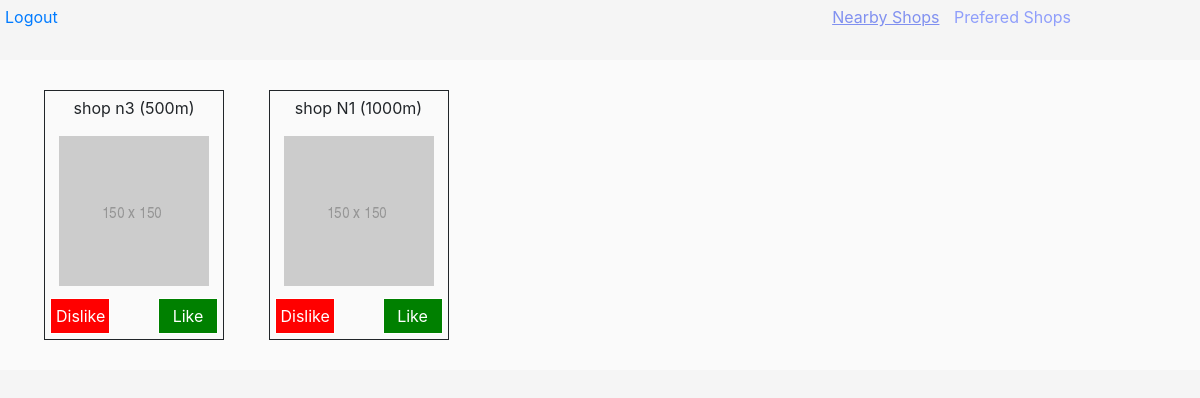
The page /nearbyShops (signed in) on the database as committed earlier.
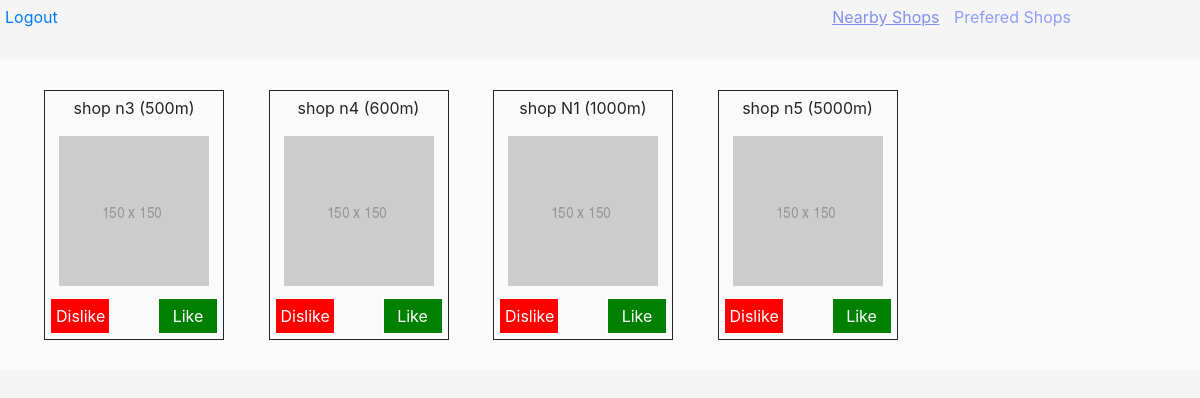
The same page on the database as committed later.
### tables this page shows
CREATE TABLE "shops" (
	"id"	INTEGER PRIMARY KEY AUTOINCREMENT,
	"name"	TEXT,
	"image"	TEXT,
	"distance"	INTEGER
);

### classes/Shop.php (called while the page is built, shortened)
<?php
class Shop
{
	public static function getShops()
	{
		$pdo = new PDO('sqlite:data.db', null, null, [
			PDO::ATTR_ERRMODE => PDO::ERRMODE_EXCEPTION,
			PDO::ATTR_DEFAULT_FETCH_MODE => PDO::FETCH_OBJ
		]);
		$query = $pdo->query('SELECT * FROM shops ORDER BY distance');
		$i = 0;
		$arr = [];
		try{
			while($shops = $query->fetch()){
				$arr[$i] = $shops;
				$i++;
			}
			return $arr;
		} catch(PDOException $e){
			$error = $e->getMessage();
		}
	}
	public static function liked($user,$id){
		$pdo = new PDO('sqlite:data.db', null, null, [
			PDO::ATTR_ERRMODE => PDO::ERRMODE_EXCEPTION,
			PDO::ATTR_DEFAULT_FETCH_MODE => PDO::FETCH_OBJ
		]);
		$query = $pdo->query('SELECT COUNT(*) nbr FROM shops,`like_dislike` WHERE id='.$id.' AND id_shop='.$id.' AND id_user='.$user.' AND type=1 ORDER BY distance');
		$count = $query->fetch();
		if($count->nbr == 0){
			return false;
		}else{
			return true;
		}
	}
	public static function disliked($user,$id){
		$pdo = new PDO('sqlite:data.db', null, null, [
			PDO::ATTR_ERRMODE => PDO::ERRMODE_EXCEPTION,
			PDO::ATTR_DEFAULT_FETCH_MODE => PDO::FETCH_OBJ
		]);
		$query = $pdo->query('SELECT COUNT(*) nbr FROM shops,like_dislike WHERE id='.$id.' AND id_shop='.$id.' AND id_user='.$user.' AND type=0 ORDER BY distance');
		$count = $query->fetch();
		if($count->nbr == 0){
			return false;
		}else{
			return true;
		}
	}
}
?>

### views/nearbyShops.php (the view, shortened to what this page needs)
<nav id="nav">
  <ul>
    <li><a href="nearbyShops" class="active">Nearby Shops</a></li>
    <li><a href="preferedShops">Prefered Shops</a></li>
  </ul>
  <a href="logout">Logout</a>
</nav>
<div id="container">
<?php
  $shops = Shop::getShops();
  for($i=0;$i<count($shops);$i++){
    if((!Shop::disliked($_SESSION['id'],$shops[$i]->id) AND !Shop::liked($_SESSION['id'],$shops[$i]->id)) OR (Shop::disliked($_SESSION['id'],$shops[$i]->id) AND !Shop::dislikedForLess2hours($_SESSION['id'],$shops[$i]->id) AND !Shop::liked($_SESSION['id'],$shops[$i]->id)) ){
      ?>
      <div class="shop" id="shop_<?= $shops[$i]->id ?>">
        <span class="name"><p><?= $shops[$i]->name; ?> (<?= $shops[$i]->distance; ?>m)</p></span>
        <span class="image"><img src="<?= $shops[$i]->image; ?>"></span>
        <?php if(!Shop::disliked($_SESSION['id'],$shops[$i]->id)){ ?><span class="dislikebtn" id="dislike_<?= $shops[$i]->id;?>">Dislike</span><?php }?>
        <?php if(!Shop::liked($_SESSION['id'],$shops[$i]->id)){ ?><span class="likebtn" id="like_<?= $shops[$i]->id;?>">Like</span><?php }?>
      </div>
      <?php
    }
  }
?>
</div>

### views/header.php (shortened to what this page needs)
<!doctype html>
<html lang="en">
  <head>
    <link href="css/bootstrap.min.css" rel="stylesheet">
    <link href="css/style.css" rel="stylesheet">
  </head>
<body>

### index.php (shortened to what this page needs)
<?php
	require_once('classes/Shop.php');
	$url = '';
	if(isset($_GET['url']) and !empty($_GET['url'])){
		$url = $_GET['url'];
	}else{
		$url = "login";
	}
	include 'views/header.php';
	if(file_exists('views/'.$url.'.php')){
		require_once('views/'.$url.'.php');
	}else{
		require_once('views/404.php');
	}
	include 'views/footer.php';
?>

### css/style.css (style rules this page uses)
html, body { height: 100%; }
body { display: -ms-flexbox; display: flex; -ms-flex-align: center; align-items: center; padding-top: 40px; padding-bottom: 40px; background-color: #f5f5f5; }
#nav { position: fixed; top: 0; left: 0; width: 100%; padding: 5px; }
#nav ul { float: right; margin-right: 10%; }
#nav ul li { display: inline; padding: 5px; }
#nav ul li a { text-decoration: none; color: #8F9EFB; }
#nav ul li a.active { text-decoration: underline; color: #8090F0; }
#container { background: #FAFAFA ; width: 100%; position: absolute; top: 60px; left: 0; padding: 20px 2%; }
#container .shop { position: relative; display: inline-block; margin: 10px 20px; width: 180px; height: 250px; padding: 5px; border: solid 1px; }
#container .shop .name { text-align: center; }
#container .shop .image img { margin-left: auto; margin-right: auto; display: block; }
.dislikebtn { text-align: center; cursor: pointer; position: absolute; bottom: 5px; left: 5px; padding:5px; width: 60px; border: solid 1px; background: red; color: white; }
.likebtn { text-align: center; cursor: pointer; position: absolute; bottom: 5px; right: 5px; padding:5px; width: 60px; border: solid 1px; background: green; color: white; }

Rows that differ between the two databases and show on the page:
added shops: name "shop n4", distance "600", image (picture)
added shops: name "shop n5", distance "5000", image (picture)
